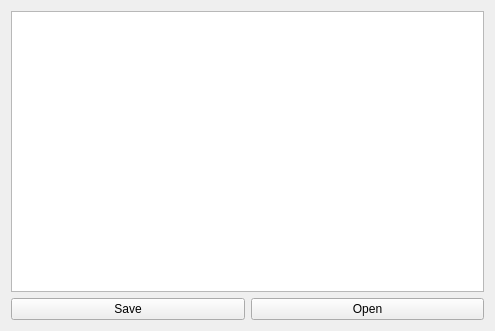
<?xml version="1.0" encoding="UTF-8"?>
<ui version="4.0">
 <class>Form</class>
 <widget class="QWidget" name="Form">
  <property name="geometry">
   <rect>
    <x>0</x>
    <y>0</y>
    <width>495</width>
    <height>331</height>
   </rect>
  </property>
  <property name="windowTitle">
   <string>Form</string>
  </property>
  <layout class="QGridLayout" name="gridLayout_2">
   <item row="0" column="0">
    <layout class="QGridLayout" name="gridLayout">
     <property name="sizeConstraint">
      <enum>QLayout::SetMinimumSize</enum>
     </property>
     <item row="0" column="0" colspan="2">
      <widget class="QTextEdit" name="textEdit"/>
     </item>
     <item row="1" column="0">
      <widget class="QPushButton" name="pushButton">
       <property name="text">
        <string>Save</string>
       </property>
      </widget>
     </item>
     <item row="1" column="1">
      <widget class="QPushButton" name="pushButton_2">
       <property name="text">
        <string>Open</string>
       </property>
      </widget>
     </item>
    </layout>
   </item>
  </layout>
 </widget>
 <resources/>
 <connections/>
</ui>
